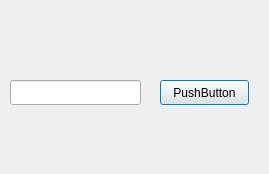
<?xml version="1.0" encoding="UTF-8"?>
<ui version="4.0">
 <class>Dialog</class>
 <widget class="QDialog" name="Dialog">
  <property name="geometry">
   <rect>
    <x>0</x>
    <y>0</y>
    <width>269</width>
    <height>174</height>
   </rect>
  </property>
  <property name="windowTitle">
   <string>Dialog</string>
  </property>
  <widget class="QPushButton" name="pushButton">
   <property name="geometry">
    <rect>
     <x>160</x>
     <y>80</y>
     <width>89</width>
     <height>25</height>
    </rect>
   </property>
   <property name="text">
    <string>PushButton</string>
   </property>
  </widget>
  <widget class="QLineEdit" name="lineEdit">
   <property name="geometry">
    <rect>
     <x>10</x>
     <y>80</y>
     <width>131</width>
     <height>25</height>
    </rect>
   </property>
  </widget>
 </widget>
 <resources/>
 <connections/>
</ui>
